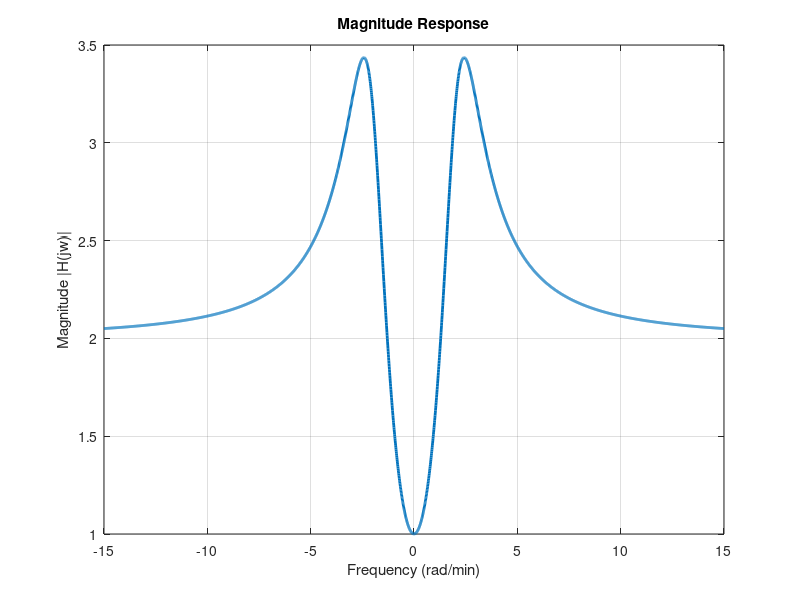
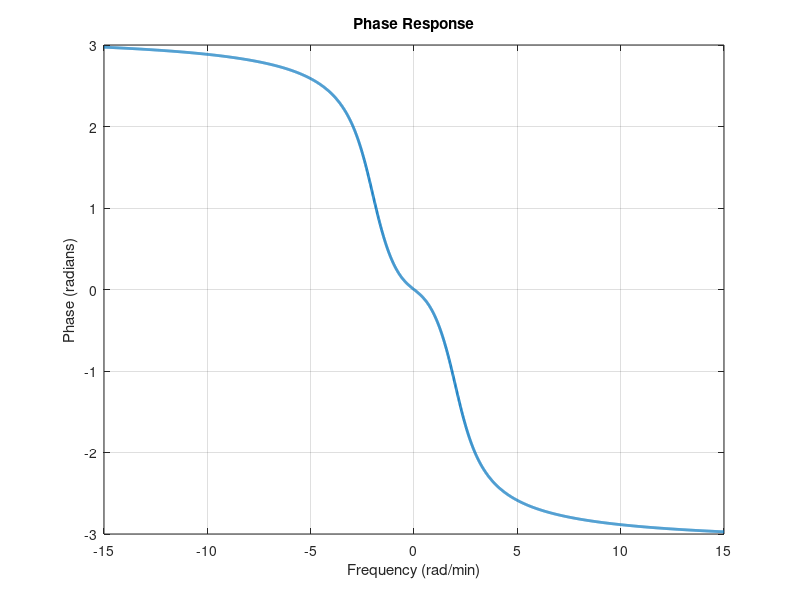

Source code (MATLAB) for these figures, in order:
clear;
clc;
close all; 

w=-15:0.01:15;

H=((2*w.^2+5)+ 1i*w)./((5-w.^2)+1i*2*w);

magnitude= abs(H);

phase= angle(H); 

figure;
plot(w, magnitude, 'LineWidth', 2);
grid on;
xlabel('Frequency (rad/min)');
ylabel('Magnitude |H(jw)|');
title('Magnitude Response');

figure;
plot(w, phase, 'LineWidth', 2);
grid on;
xlim([-15 15]);
xlabel('Frequency (rad/min)');
ylabel('Phase (radians)');
title('Phase Response');
